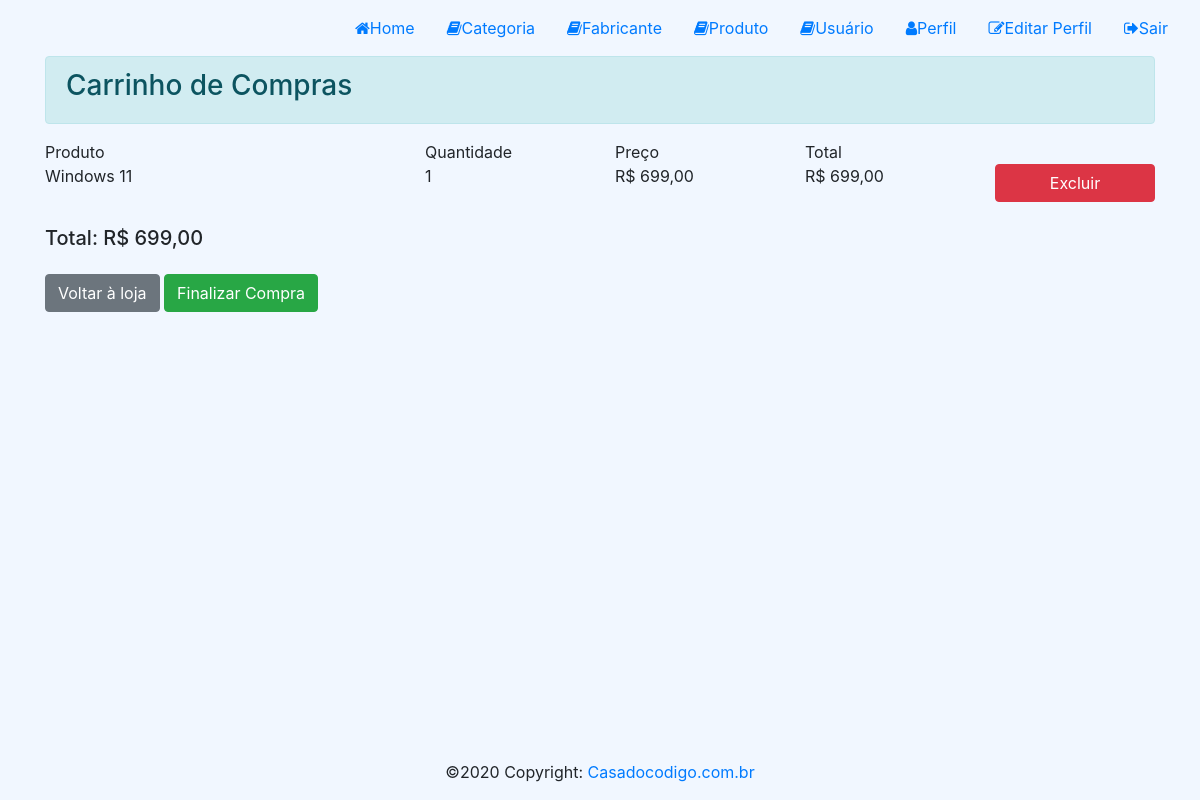
Screenshot of /carrinho/ (signed in) with the database file from the repository.
### loja/models/Carrinho.py (models this page shows, shortened)
class CarrinhoItem(models.Model):
    criado_em = models.DateTimeField(auto_now_add=True)
    carrinho = models.ForeignKey(Carrinho, null=True, related_name='itens',
on_delete=models.SET_NULL)
    produto = models.ForeignKey(Produto, null=True, related_name='carrinhos',
on_delete=models.SET_NULL)
    quantidade = models.PositiveIntegerField()
    preco = models.DecimalField(max_digits=8, decimal_places=2)
    @property
    def total(self):
        return self.quantidade * self.preco
    def __str__(self):
        return '{}'.format(self.produto)

class Carrinho(models.Model):
    criado_em = models.DateTimeField(auto_now_add=True)
    user = models.ForeignKey(User, null=True, related_name='carrinhos',
on_delete=models.SET_NULL)
    situacao = models.PositiveIntegerField(default=0)
    confirmado_em = models.DateTimeField(null=True, blank=True)
    @property
    def total(self):
        return sum(item.quantidade * item.preco for item in self.itens.all())

### loja/models/Produto.py (models this page shows)
class Produto(models.Model):
    Produto = models.CharField(null=False, max_length=100)
    destaque = models.BooleanField(default=True)
    promocao = models.BooleanField(default=True)
    msgPromocao = models.CharField(null=True, max_length=100, blank=True)
    preco = models.DecimalField(max_digits=8, decimal_places=2)
    categoria = models.ForeignKey(Categoria, null=True, related_name='categoria', on_delete=models.SET_NULL)
    fabricante = models.ForeignKey(Fabricante, null=True, related_name='fabricante', on_delete=models.SET_NULL)
    criado_em = models.DateTimeField(auto_now_add=True)
    alterado_em = models.DateTimeField(auto_now=True)
    image = models.ImageField(null=True, blank=True)
    def __str__(self):
        return '{}'.format(self.Produto)

### loja/views/CarrinhoView.py (the view)
def list_carrinho_view(request):
    print ('list_carrinho_view')
    carrinho = None
    carrinho_id = request.session.get('carrinho_id')
    if carrinho_id:
        print ('carrinho: ' + str(carrinho_id))
        carrinho = Carrinho.objects.filter(id=carrinho_id).first()
        print ('Data do carrinho' + str(carrinho.criado_em))
        carrinho_item = None
        carrinho_item = CarrinhoItem.objects.filter(carrinho_id=carrinho_id)
        if carrinho_item:
            print ('itens de carrinho encontrado: ' + str(carrinho_item))
    context = {
        'carrinho': carrinho,
        'itens': carrinho_item
    }
    return render(request, 'carrinho/carrinho-listar.html', context=context)

### loja/Templates/carrinho/carrinho-listar.html (shortened to what this page needs)
{% extends 'base.html' %}
{% load static %}
{% block styles %}
        <link rel="stylesheet" href="{% static 'css/home.css' %}">
{% endblock %}
{% block content %}
<div id="content">
    <div class="container">
        <div class="alert alert-info">
            <h3>Carrinho de Compras</h3>
        </div>
        <div class="row">
        <a class="col-md-4">Produto</a> <a class="col-md-2">Quantidade</a>
        <a class="col-md-2">Preço</a> <a class="col-md-2">Total</a> </div>
{% if itens %}
    {% for item in itens %}
        <div class="row">
            <a class="col-md-4"> {{ item.produto.Produto }}</a>
            <a class="col-md-2"> {{ item.quantidade }}</a>
            <a class="col-md-2">R$ {{ item.preco|floatformat:2 }}</a>
            <a class="col-md-2">R$ {{ item.total }}</a>
            <a class="col-md-2"> <form method="POST" action="{% url 'remover_carrinhoitem' item.id  %}" style="display:inline;"> {% csrf_token %} <button type="submit" class="btn btn-danger">Excluir</button> </form> </a>
        </div>
    {% endfor %}
    <h5 class="mt-4">Total: R$ {{ carrinho.total|floatformat:2 }}</h3>
    <div class="mt-4">
        <a href="{% url 'home' %}" class="btn btn-secondary">Voltar à loja</a>
        <a href="{% url 'confirmar_carrinho' %}" class="btn btn-success">Finalizar Compra</a>
    </div>
    {% else %}
        <div class="alert alert-warning mt-4" role="alert">
            Seu carrinho está vazio.
        </div>
        <a href="{% url 'home' %}" class="btn btn-primary mt-3">Ir à loja</a>
    {% endif %}
    </div>
</div>
{% endblock %}

### loja/static/css/global.css (style rules this page uses)
#content { min-height: calc(100vh - 112px); }

### loja/static/css/home.css (style rules this page uses)
body { background-color: #f1f7ff; }
#content form { margin-top: calc(50vh, 241px); }
#content form button { width: 100%; }

### rows the page displays
CarrinhoItem: produto.Produto "Windows 11", quantidade "1", preco "699,00", total "699,00"
Carrinho: total "699,00"
